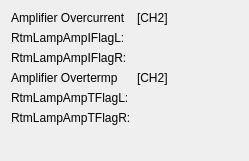
    <widget class="QWidget" name="formLayoutWidget_3">
     <property name="geometry">
      <rect>
       <x>700</x>
       <y>410</y>
       <width>249</width>
       <height>161</height>
      </rect>
     </property>
     <layout class="QFormLayout" name="formLayout_3">
      <item row="0" column="0">
       <widget class="QLabel" name="label_107">
        <property name="text">
         <string>Amplifier Overcurrent</string>
        </property>
       </widget>
      </item>
      <item row="0" column="1">
       <widget class="QLabel" name="label_150">
        <property name="text">
         <string>[CH2]</string>
        </property>
       </widget>
      </item>
      <item row="1" column="0">
       <widget class="QLabel" name="label_108">
        <property name="text">
         <string>RtmLampAmpIFlagL:</string>
        </property>
       </widget>
      </item>
      <item row="1" column="1">
       <widget class="PyDMLabel" name="PyDMLabel_105">
        <property name="toolTip">
         <string/>
        </property>
        <property name="channel" stdset="0">
         <string>XX-99SL01:DI-FOFBCtrl:RtmLampAmpIFlagLCH2-RB</string>
        </property>
       </widget>
      </item>
      <item row="2" column="0">
       <widget class="QLabel" name="label_109">
        <property name="text">
         <string>RtmLampAmpIFlagR:</string>
        </property>
       </widget>
      </item>
      <item row="2" column="1">
       <widget class="PyDMLabel" name="PyDMLabel_106">
        <property name="toolTip">
         <string/>
        </property>
        <property name="channel" stdset="0">
         <string>XX-99SL01:DI-FOFBCtrl:RtmLampAmpIFlagRCH2-RB</string>
        </property>
       </widget>
      </item>
      <item row="3" column="0">
       <widget class="QLabel" name="label_111">
        <property name="text">
         <string>Amplifier Overtermp</string>
        </property>
       </widget>
      </item>
      <item row="3" column="1">
       <widget class="QLabel" name="label_154">
        <property name="text">
         <string>[CH2]</string>
        </property>
       </widget>
      </item>
      <item row="4" column="0">
       <widget class="QLabel" name="label_112">
        <property name="text">
         <string>RtmLampAmpTFlagL:</string>
        </property>
       </widget>
      </item>
      <item row="4" column="1">
       <widget class="PyDMLabel" name="PyDMLabel_107">
        <property name="toolTip">
         <string/>
        </property>
        <property name="channel" stdset="0">
         <string>XX-99SL01:DI-FOFBCtrl:RtmLampAmpTFlagLCH2-RB</string>
        </property>
       </widget>
      </item>
      <item row="5" column="0">
       <widget class="QLabel" name="label_113">
        <property name="text">
         <string>RtmLampAmpTFlagR:</string>
        </property>
       </widget>
      </item>
      <item row="5" column="1">
       <widget class="PyDMLabel" name="PyDMLabel_108">
        <property name="toolTip">
         <string/>
        </property>
        <property name="channel" stdset="0">
         <string>XX-99SL01:DI-FOFBCtrl:RtmLampAmpTFlagRCH2-RB</string>
        </property>
       </widget>
      </item>
     </layout>
    </widget>
